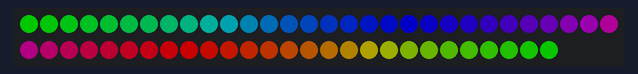
This sketch was run on a simulated Arduino Pro Mini, built with avr-gcc and run on an emulated ATmega328P. Shown: 57 RGB LEDs in strip order, left to right, continuing on the next row. Dim RGB values are drawn brighter than linear; the strip is taken to match the declared colour order.

Above: at 0.15 s.
At 4.99 s:
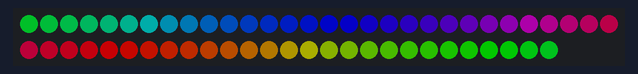
At 9.22 s:
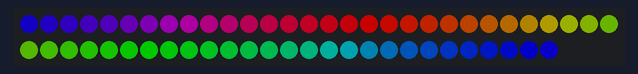
At 19.5 s:
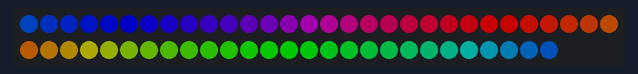
At 28.86 s:
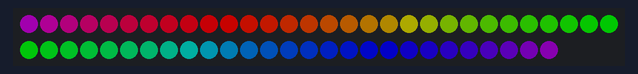
At 39.74 s:
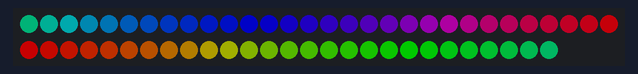

The sketch:

main.ino
```cpp
#include <Arduino.h>
#include <Adafruit_NeoPixel.h>
#ifdef __AVR__
#include <avr/power.h>
#endif
int LED_PIN = 3;
int LEDS = 57;
int FLOWTIME = 20;

Adafruit_NeoPixel strip = Adafruit_NeoPixel(LEDS, LED_PIN, NEO_RGB + NEO_KHZ800);

void setup() {
  strip.setBrightness(100); // Set the strips brightness

  strip.begin(); // Prepars the datapin for neopixel commands
  strip.show(); // Turns off all the leds

}

void loop() {
  rainbowCycle(5);
}

// Rainbowlight
// Slightly different, this makes the rainbow equally distributed throughout
void rainbowCycle(uint8_t wait) {
  uint16_t i, j;

  for(j=0; j<256*1; j++) {
    for(i=0; i< 58; i++) {
      strip.setPixelColor(strip.numPixels() - i, Wheel(((i * 256 / strip.numPixels()) + j) & 255));
    }

    strip.show();
    delay(wait);
  }
}

// Input a value 0 to 255 to get a color value.
// The colours are a transition r - g - b - back to r.
uint32_t Wheel(byte WheelPos) {
  if(WheelPos < 85) {
   return strip.Color(WheelPos * 3, 255 - WheelPos * 3, 0);
  } else if(WheelPos < 170) {
   WheelPos -= 85;
   return strip.Color(255 - WheelPos * 3, 0, WheelPos * 3);
  } else {
   WheelPos -= 170;
   return strip.Color(0, WheelPos * 3, 255 - WheelPos * 3);
  }
}
```
